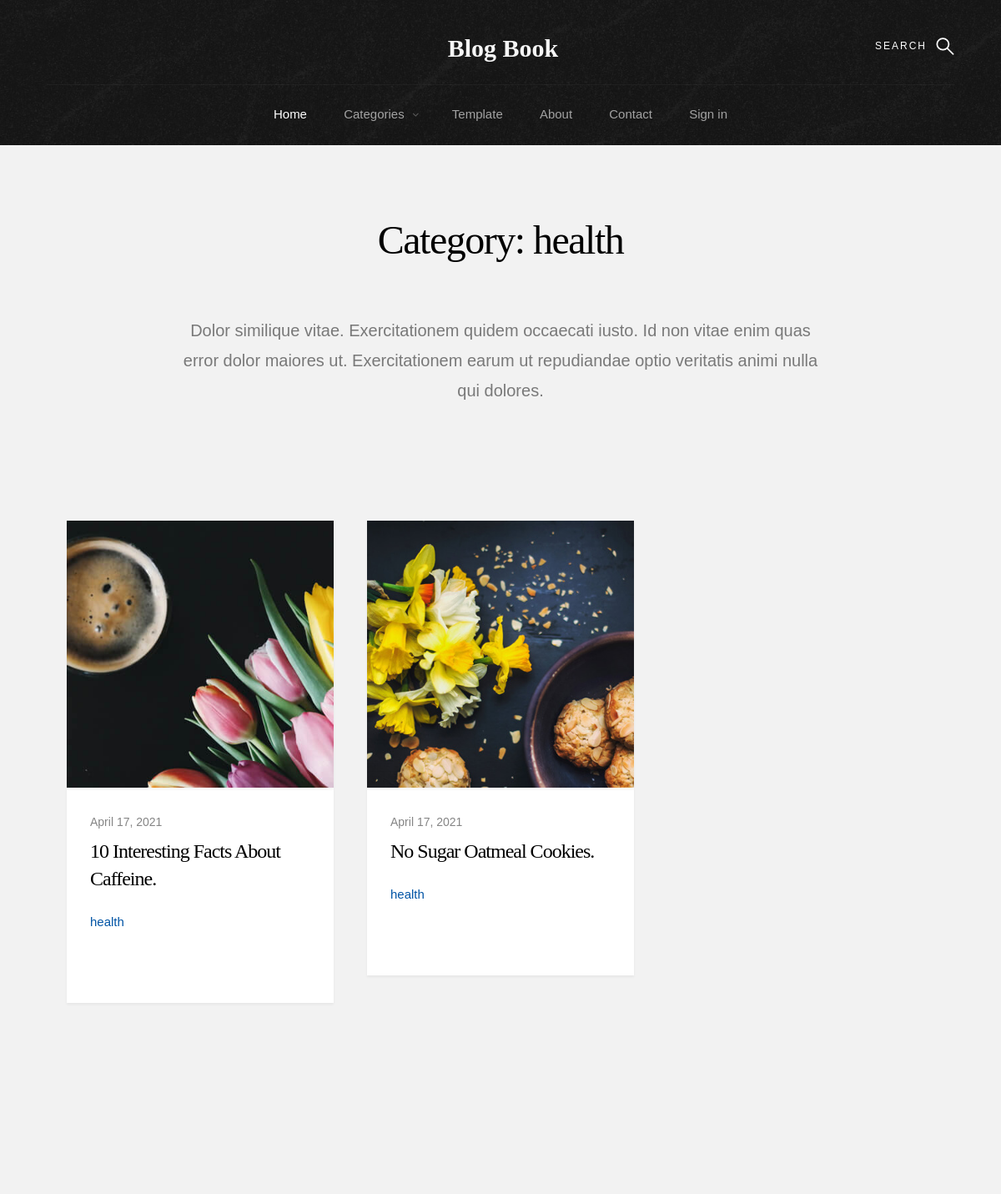
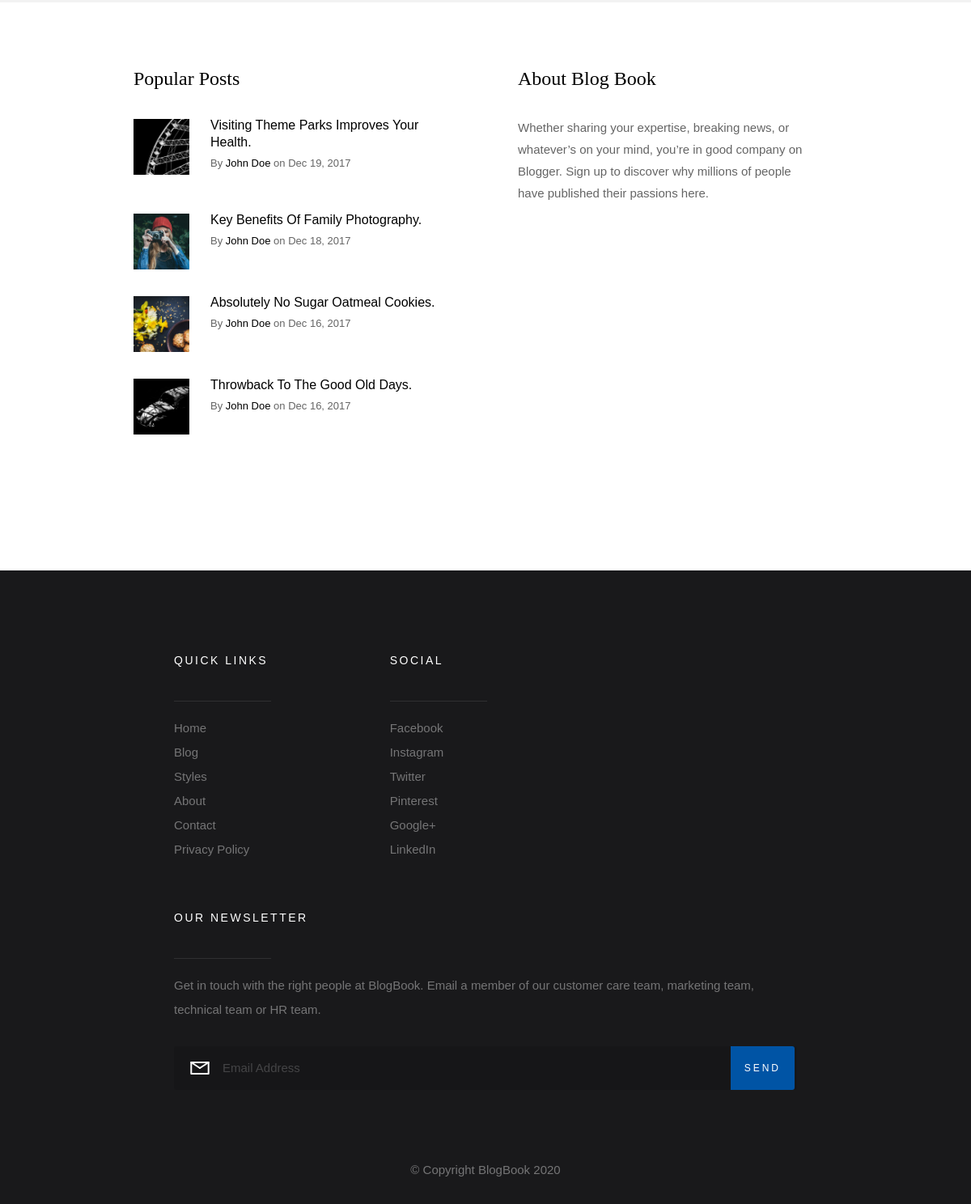
Page /category?cat=health on the committed database (2 pictures, top to bottom).
### polls/models.py (models this page shows, shortened)
class blogDetails(models.Model):
	blogTitle=models.CharField(max_length=200)
	blogCatagories=models.CharField(max_length=100)
	blogProfile=models.ImageField(upload_to="profiles",blank=True)
	blogAuthor=models.ForeignKey(User,on_delete=models.CASCADE,default=None)
	template=models.ForeignKey(blogTemplate,on_delete=models.CASCADE,default=None)
	blogDate=models.DateField(default=timezone.now)

### polls/views.py (the view)
# urls.py: path("category",views.index11,name="category"),
def index11(request):
	cat=request.GET["cat"]
	blog=blogDetails.objects.filter(blogCatagories=cat)
	return render(request,"main/category.html" ,{"blog": blog})

### templates/main/category.html (shortened to what this page needs)
{% load static %}
<!DOCTYPE html>
<html class="no-js" lang="en">
<head>
    <link href="{% static 'css/fontawesome.css' %}" rel="stylesheet" media="all">
    <link rel="stylesheet" href="{% static 'css/base.css' %}">
    <link rel="stylesheet" href="{% static 'css/vendor.css' %}">
    <link rel="stylesheet" href="{% static 'css/main.css' %}">
    <link href="{% static 'css/design.css' %}" rel="stylesheet" media="all">
</head>
<body id="top">
     {% include "main/header1.html" %}
    <section class="s-content">
        <div class="row narrow">
            <div class="col-full s-content__header" data-aos="fade-up">
                <h1>Category: {{ request.GET.cat }}</h1>
                <p class="lead">Dolor similique vitae. Exercitationem quidem occaecati iusto. Id non vitae enim quas error dolor maiores ut. Exercitationem earum ut repudiandae optio veritatis animi nulla qui dolores.</p>
            </div>
        </div>
        <section class="s-extra details_main">
        <div class="row masonry-wrap">
            <div class="masonry">
                {% for a in blog %}
                <article class="masonry__brick entry format-standard" data-aos="fade-up">
                    <div class="entry__thumb">
                        <a href="{{ a.template.templatename }}?blogtitle={{ a.blogTitle }}" class="entry__thumb-link">
                            <img src="{{ a.blogProfile.url }}"
                                     alt="">
                        </a>
                    </div>
                    <div class="entry__text">
                        <div class="entry__header">
                            <div class="entry__date">
                                <a href="#">{{ a.blogDate }}</a>
                            </div>
                            <h1 class="entry__title"><a href="{{ a.template.templatename }}?blogtitle={{ a.blogTitle }}">{{ a.blogTitle }}</a></h1>
                        </div>
                        <div class="entry__meta">
                            <span class="entry__meta-links">
                                <a href="category?cat={{a.blogAssociated.blogCatagories}}">{{a.blogCatagories}}</a>
                            </span>
                        </div>
                        <div class="dropdown report" >
                            <i class="fa fa-ellipsis-h dropbtn"></i>
                        </div>
                    </div>
                </article>
                {% endfor %}
            </div>
        </div>
    </section>
    </section>
    {% include "main/footer.html" %}
</body>
</html>

### static/css/base.css (style rules this page uses)
html { font-family: sans-serif; line-height: 1.15; -ms-text-size-adjust: 100%; -webkit-text-size-adjust: 100%; }
body { margin: 0; }
article, aside, footer, header, nav, section { display: block; }
h1 { font-size: 2em; margin: 0.67em 0; }
a { background-color: transparent; -webkit-text-decoration-skip: objects; }
img { border-style: none; }
html { font-size: 62.5%; box-sizing: border-box; }
*, *::before, *::after { box-sizing: inherit; }
body { font-weight: normal; line-height: 1; word-wrap: break-word; text-rendering: optimizeLegibility; -webkit-overflow-scrolling: touch; -webkit-text-size-adjust: none; }
body, input, button { -moz-osx-font-smoothing: grayscale; -webkit-font-smoothing: antialiased; }
img, video { max-width: 100%; height: auto; }
div, dl, dt, dd, ul, ol, li, h1, h2, h3, h4, h5, h6, pre, form, p, blockquote, th, td { margin: 0; padding: 0; }
h1, h2, h3, h4, h5, h6 { -webkit-font-smoothing: auto; -webkit-font-smoothing: antialiased; -webkit-font-variant-ligatures: common-ligatures; -moz-font-variant-ligatures: common-ligatures; font-variant-ligatures: common-ligatures; text-rendering: optimizeLegibility; }
em, i { font-style: italic; line-height: inherit; }
a { text-decoration: none; line-height: inherit; }
a img { border: none; }
.row { width: 94%; max-width: 1200px; margin: 0 auto; }
.row:after { content: ""; display: table; clear: both; }
[class*="col-"] { float: left; padding: 0 20px; }
.col-twelve, .col-full { width: 100%; }
@media only screen and (max-width: 1200px) { [class*="col-"] { padding: 0 15px; } }

### static/css/design.css (style rules this page uses)
* { margin: 0; padding: 0; -webkit-box-sizing: border-box; -moz-box-sizing: border-box; box-sizing: border-box; }
img { max-width: 100%; height: auto; }

### rows in the picture
blogDetails: blogProfile (picture), blogDate "April 17, 2021", blogTitle "10 Interesting Facts About Caffeine.", blogCatagories "health"
blogDetails: blogProfile (picture), blogDate "April 17, 2021", blogTitle "No Sugar Oatmeal Cookies.", blogCatagories "health"

### other values in the picture
{{ request.GET.cat }} "health"
